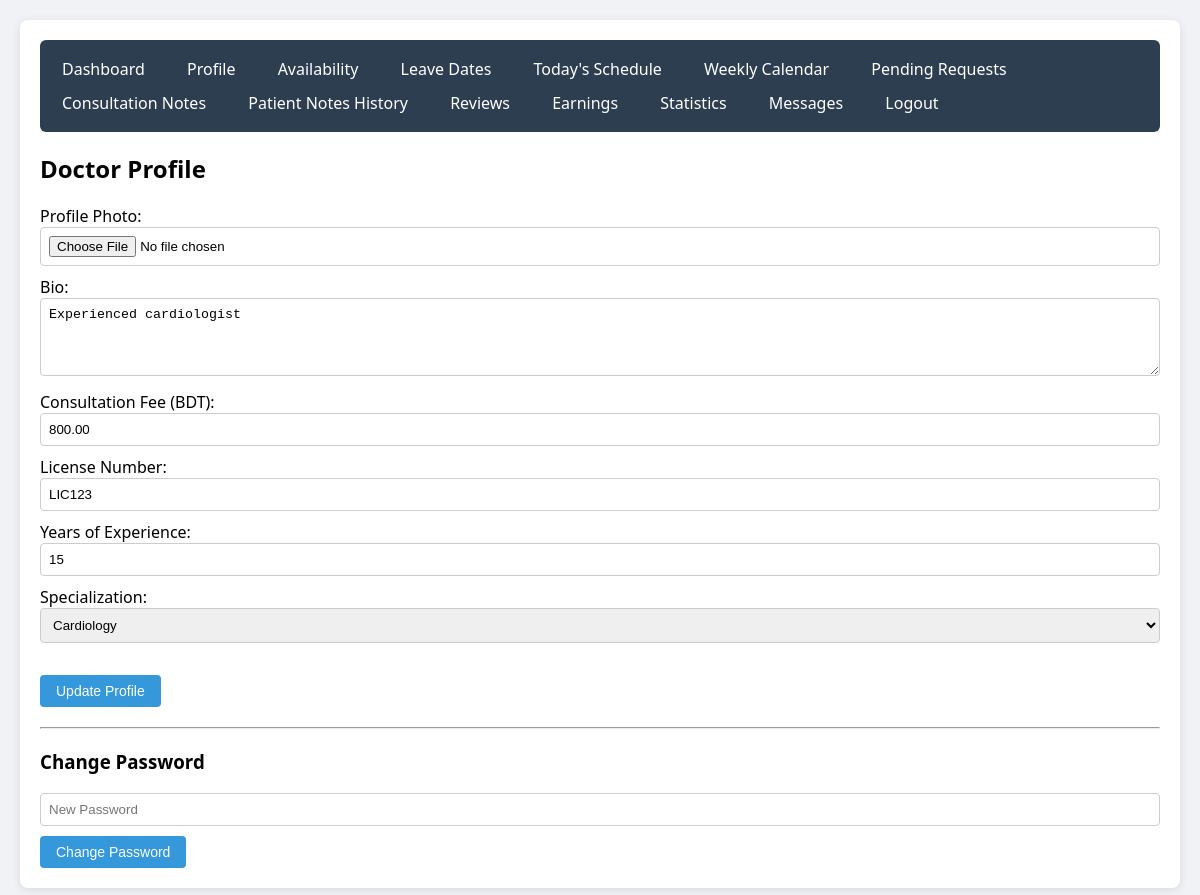
/Doctor/controllers/DoctorController.php?page=profile (signed in), run on an earlier commit of the app's database.
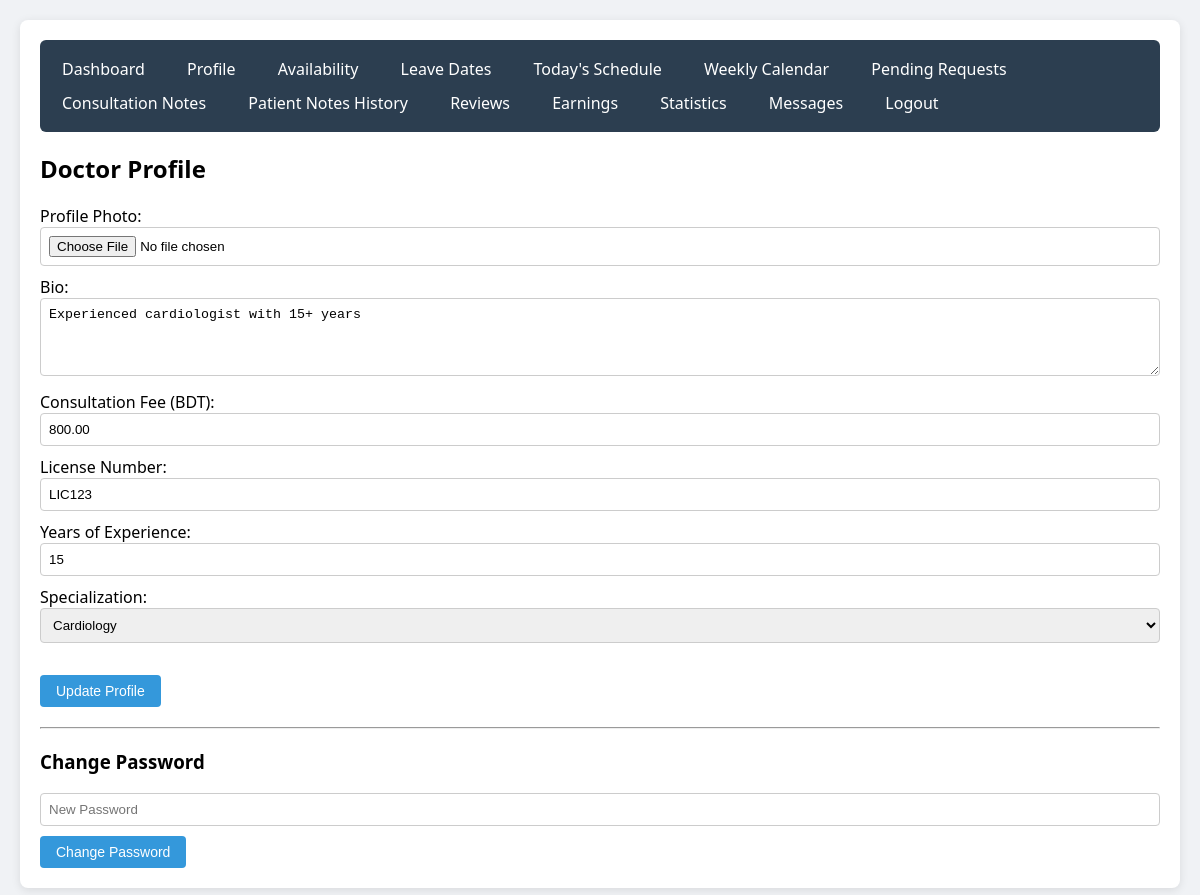
And on a later commit of the database.
### tables this page shows
CREATE TABLE `doctors` (
  `id` int(11) NOT NULL,
  `user_id` int(11) NOT NULL,
  `specialization_id` int(11) DEFAULT NULL,
  `bio` text DEFAULT NULL,
  `consultation_fee` decimal(10,2) DEFAULT 500.00,
  `photo_path` varchar(255) DEFAULT NULL,
  `license_number` varchar(100) DEFAULT NULL,
  `experience_years` int(11) DEFAULT 0,
  `is_approved` tinyint(1) DEFAULT 0
);

CREATE TABLE `specializations` (
  `id` int(11) NOT NULL,
  `name` varchar(100) NOT NULL,
  `description` text DEFAULT NULL
);

### Doctor/models/Doctor.php (called while the page is built, shortened)
<?php
require_once __DIR__ . '/../config/database.php';
class Doctor {
    private $conn;
    public function __construct() {
        $database = new Database();
        $this->conn = $database->getConnection();
    }
    public function getByUserId($user_id) {
        $stmt = $this->conn->prepare("SELECT * FROM doctors WHERE user_id = ?");
        $stmt->bind_param("i", $user_id);
        $stmt->execute();
        return $stmt->get_result()->fetch_assoc();
    }
    public function getSpecializations() {
        $result = $this->conn->query("SELECT * FROM specializations ORDER BY name");
        $specs = [];
        while($row = $result->fetch_assoc()) $specs[] = $row;
        return $specs;
    }
}
?>

### Doctor/config/database.php (called while the page is built, shortened)
<?php
class Database {
    private $host = "localhost";
    private $db_name = "hospital_db";
    private $username = "root";
    private $password = "";
    public function getConnection() {
        $this->conn = null;
        try {
            $this->conn = new mysqli($this->host, $this->username, $this->password, $this->db_name);
            $this->conn->set_charset("utf8mb4");
        } catch(Exception $e) {
            die("Connection error: " . $e->getMessage());
        }
        return $this->conn;
    }
}
?>

### Doctor/views/doctor/profile.php (the view, shortened to what this page needs)
<h2>Doctor Profile</h2>
<form method="post" enctype="multipart/form-data">
    <label>Profile Photo:</label> <input type="file" name="photo"><br>
    <label>Bio:</label><br>
    <textarea name="bio" rows="4" cols="50"><?php echo htmlspecialchars($doctor_data['bio']); ?></textarea><br>
    <label>Consultation Fee (BDT):</label> <input type="number" name="consultation_fee" value="<?php echo $doctor_data['consultation_fee']; ?>" step="50"><br>
    <label>License Number:</label> <input type="text" name="license_number" value="<?php echo htmlspecialchars($doctor_data['license_number']); ?>"><br>
    <label>Years of Experience:</label> <input type="number" name="experience_years" value="<?php echo $doctor_data['experience_years']; ?>"><br>
    <label>Specialization:</label>
    <select name="specialization_id">
        <?php foreach ($specializations as $spec): ?>
            <option value="<?php echo $spec['id']; ?>" <?php echo ($doctor_data['specialization_id'] == $spec['id']) ? 'selected' : ''; ?>>
                <?php echo htmlspecialchars($spec['name']); ?>
            </option>
        <?php endforeach; ?>
    </select><br><br>
    <button type="submit" name="update_profile">Update Profile</button>
</form>
<hr>
<h3>Change Password</h3>
<form method="post">
    <input type="password" name="new_password" placeholder="New Password" required>
    <button type="submit" name="change_password">Change Password</button>
</form>

What changed in the data, as far as the page shows it:
changed doctors "LIC123": bio "Experienced cardiologist" → "Experienced cardiologist with 15+ years"
